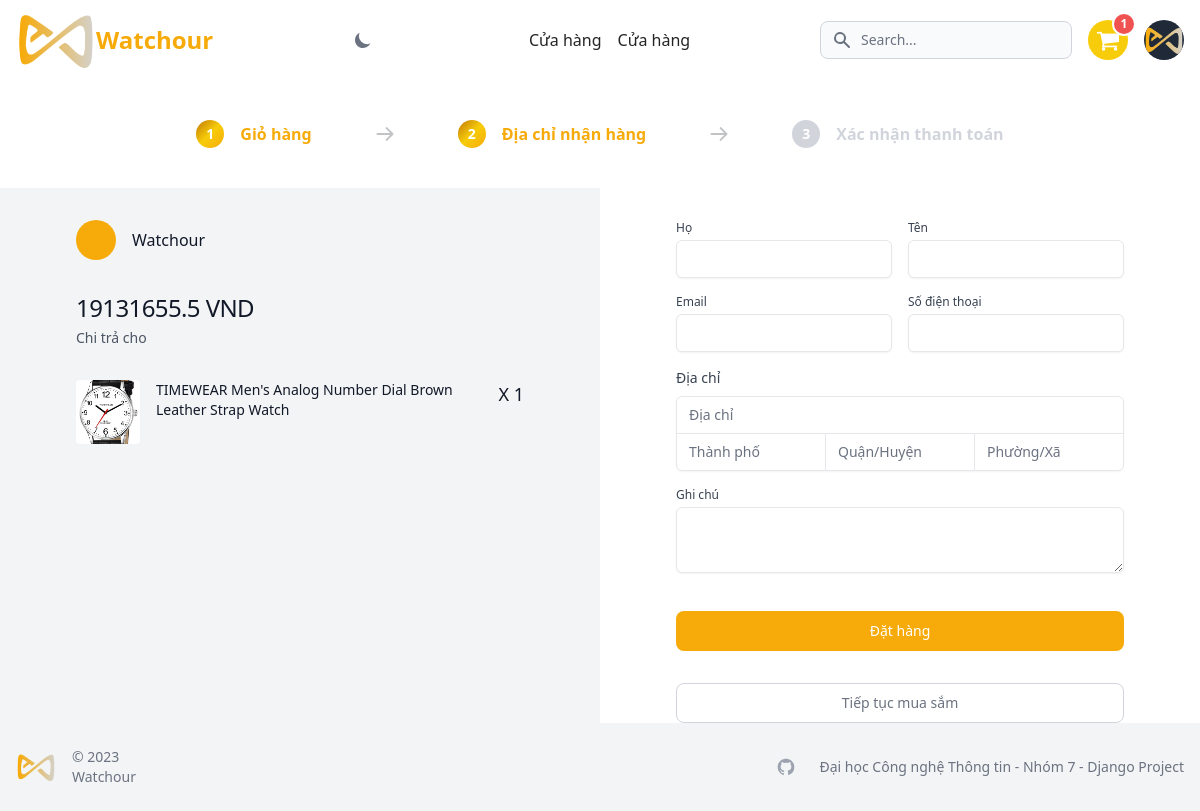
Screenshot of /carts/checkout/ (signed in) with the database file from the repository.
### carts/models.py (models this page shows, shortened)
class CartItem(models.Model):
    user = models.ForeignKey(Account, on_delete=models.CASCADE, null=True)
    product = models.ForeignKey(Product, on_delete=models.CASCADE)
    cart = models.ForeignKey(Cart, on_delete=models.CASCADE, null=True)
    quantity = models.IntegerField()
    is_active = models.BooleanField(default=True)

### store/models.py (models this page shows, shortened)
class Product(models.Model):
    product_name = models.CharField(max_length=200, unique=True)
    slug = models.SlugField(max_length=200, unique=True)
    description = models.TextField(max_length=500, blank=True)
    price = models.IntegerField()
    images = models.ImageField(upload_to='photos/products')
    stock = models.IntegerField()
    is_available = models.BooleanField(default=True)
    category = models.ForeignKey(Category, on_delete=models.CASCADE)    # Khi xóa category thì Product bị xóa
    created_date = models.DateTimeField(auto_now_add=True)
    modified_date = models.DateTimeField(auto_now=True)

### carts/views.py (the view)
# urls.py: path('checkout/', views.checkout, name='checkout')
@login_required(login_url='login')
def checkout(request, total=0, quantity=0, cart_items=None):
    try:
        cart_items = CartItem.objects.filter(user=request.user, is_active=True)
        for cart_item in cart_items:
            total += cart_item.product.price * cart_item.quantity
            quantity += cart_item.quantity
        tax = total * 2 / 100
        grand_total = total + tax
    except ObjectDoesNotExist:
        pass    # Chỉ bỏ qua
    context = {
        'total': total,
        'quantity': quantity,
        'cart_items': cart_items,
        'tax': tax if "tax" in locals() else "",
        'grand_total': grand_total,
    }
    return render(request, 'store/checkout.html', context=context)

### carts/context_processors.py (called while the page is built)
def counter(request):
    if 'admin' in request.path:
        return {}
    else:
        try:
            if request.user.is_authenticated:
                cart_items = CartItem.objects.filter(user=request.user)
            else:
                cart = Cart.objects.get(cart_id=_cart_id(request=request))
                cart_items = CartItem.objects.filter(cart=cart)
            cart_count = sum([cart_item.quantity for cart_item in cart_items])
        except Cart.DoesNotExist:
            cart_count = 0
    return dict(cart_count=cart_count)

### category/context_processors.py (called while the page is built)
def menu_links(request):
    links = Category.objects.all()
    return dict(links=links)

### templates/store/checkout.html (shortened to what this page needs)
{% extends 'base.html' %} {% load static %} {% block content %}
<section class="h-full">
  <section class="py-10">
    <div class="container px-4 mx-auto">
      <div class="md:flex-row flex flex-col flex-wrap items-center justify-center">
        <div class="flex items-center">
          <div class="w-7 h-7 bg-gradient-to-br from-yellow-500 via-primary-hover-color to-primary-color inline-flex items-center justify-center mr-4 text-sm font-bold text-white rounded-full">1</div>
          <a href="{% url 'cart' %}" class="text-primary-color font-bold">Giỏ hàng</a>
        </div>
        <span class="md:my-0 md:mx-8 lg:mx-16 md:rotate-0 my-4 rotate-90">
          <svg width="18" height="14" viewbox="0 0 18 14" fill="none" xmlns="http://www.w3.org/2000/svg">
            <path opacity="0.5" d="M10.6667 1.16669L16.5 7.00002M16.5 7.00002L10.6667 12.8334M16.5 7.00002L1.5 7.00002" stroke="#84878A" stroke-width="2" stroke-linecap="round" stroke-linejoin="round"></path>
          </svg>
        </span>
        <div class="flex items-center">
          <div class="w-7 h-7 bg-gradient-to-br from-yellow-500 via-primary-hover-color to-primary-color inline-flex items-center justify-center mr-4 text-sm font-bold text-white rounded-full">2</div>
          <a href="{% url 'checkout' %}" class="text-primary-color font-bold">Địa chỉ nhận hàng</a>
        </div>
        <span class="md:my-0 md:mx-8 lg:mx-16 md:rotate-0 my-4 rotate-90">
          <svg width="18" height="14" viewbox="0 0 18 14" fill="none" xmlns="http://www.w3.org/2000/svg">
            <path opacity="0.5" d="M10.6667 1.16669L16.5 7.00002M16.5 7.00002L10.6667 12.8334M16.5 7.00002L1.5 7.00002" stroke="#84878A" stroke-width="2" stroke-linecap="round" stroke-linejoin="round"></path>
          </svg>
        </span>
        <div class="flex items-center">
          <div class="w-7 h-7 inline-flex items-center justify-center mr-4 text-sm font-bold text-white bg-gray-300 rounded-full">3</div>
          <span class="hover:text-gray-hover-color font-bold text-gray-300">Xác nhận thanh toán</span>
        </div>
      </div>
    </div>
  </section>
  <div class="min-h-[calc(100vh-276px)] max-w-screen-2xl md:grid-cols-2 grid grid-cols-1 mx-auto">
    <div class="flex items-start justify-center h-full bg-gray-100">
      <div class="lg:px-8 max-w-lg px-4 mt-8 space-y-8">
        <div class="flex items-center gap-4">
          <span class="bg-primary-color w-10 h-10 rounded-full"></span>
          <h2 class="font-medium text-gray-900">Watchour</h2>
        </div>
        <div>
          <p class="text-2xl font-medium tracking-tight text-gray-900">{{ grand_total }} VND</p>
          <p class="mt-1 text-sm text-gray-600">Chi trả cho</p>
        </div>
        <div>
          <div class="flow-root">
            <ul class="-my-4 divide-y divide-gray-100">
              {% for cart_item in cart_items %}
              <li class="flex items-start gap-4 py-4">
                <img src="{{ cart_item.product.images.url }}" alt="" class="object-cover w-16 h-16 rounded" />
                <h3 class="flex-1 text-sm text-gray-900">{{ cart_item.product.product_name }}</h3>
                <span class="text-lg font-medium text-gray-900"> X {{ cart_item.quantity }}</span>
              </li>
              {% endfor %}
            </ul>
          </div>
        </div>
      </div>
    </div>
    <div class="flex items-start justify-center mt-8 bg-white">
      <div class="lg:px-8 max-w-lg px-4 mx-auto">
        <form action="{% url 'place_order' %}" method="POST" class="grid grid-cols-6 gap-4">
          <div class="col-span-3">
            <label for="FirstName" class="block text-xs font-medium text-gray-700"> Họ </label>
            <input type="text" id="FirstName" name="first_name" class="sm:text-sm w-full mt-1 border-gray-200 rounded-md shadow-sm" required />
          </div>
          <div class="col-span-3">
            <label for="LastName" class="block text-xs font-medium text-gray-700"> Tên </label>
            <input type="text" id="LastName" name="last_name" class="sm:text-sm w-full mt-1 border-gray-200 rounded-md shadow-sm" required />
          </div>
          <div class="col-span-3">
            <label for="email" class="block text-xs font-medium text-gray-700"> Email </label>
            <input type="email" id="email" name="email" class="sm:text-sm w-full mt-1 border-gray-200 rounded-md shadow-sm" required />
          </div>
          <div class="col-span-3">
            <label for="phone" class="block text-xs font-medium text-gray-700"> Số điện thoại </label>
            <input type="text" id="phone" name="phone" class="sm:text-sm w-full mt-1 border-gray-200 rounded-md shadow-sm" required />
          </div>
          <fieldset class="col-span-6">
            <legend class="block text-sm font-medium text-gray-700">Địa chỉ</legend>
            <div class="mt-1 -space-y-px bg-white rounded-md shadow-sm">
              <div>
                <input type="text" id="address_line_1" name="address_line_1" placeholder="Địa chỉ" class="rounded-t-md focus:z-10 sm:text-sm relative w-full mt-1 border-gray-200" required />
              </div>
              <div class="flex">
                <div class="flex-1">
                  <input type="text" id="province" name="province" placeholder="Thành phố" class="rounded-es-md focus:z-10 sm:text-sm relative w-full border-gray-200" required />
                </div>
                <div class="-ms-px flex-1">
                  <input type="text" id="district" name="district" placeholder="Quận/Huyện" class="focus:z-10 sm:text-sm relative w-full border-gray-200" required />
                </div>
                <div class="-ms-px flex-1">
                  <input type="text" id="ward" name="ward" placeholder="Phường/Xã" class="rounded-ee-md focus:z-10 sm:text-sm relative w-full border-gray-200" required />
                </div>
              </div>
            </div>
          </fieldset>
          <div class="col-span-6">
            <label for="order_note" class="block text-xs font-medium text-gray-700"> Ghi chú </label>
            <textarea name="order_note" id="order_note" rows="2" class="w-full mt-1 border-gray-200 rounded-md shadow-sm"></textarea>
          </div>
          <div class="col-span-6">
            <button type="submit" name="submit" class="block mt-4 w-full text-white bg-primary-color hover:bg-primary-hover-color focus:ring-4 focus:outline-none focus:ring-primary-color font-medium rounded-lg text-sm px-5 py-2.5 text-center dark:bg-primary-color dark:hover:bg-primary-color dark:focus:ring-primary-hover-color">Đặt hàng</button>
          </div>
          <div class="col-span-6">
            <a href="{% url 'store' %}" class="block w-full focus:ring-4 focus:outline-none focus:ring-primary-color font-medium rounded-lg text-sm px-5 py-2.5 text-center dark:focus:ring-primary-hover-color hover:bg-gray-100 hover:text-gray-700 dark:bg-gray-800 dark:border-gray-700 dark:text-gray-400 dark:hover:bg-gray-700 dark:hover:text-white leading-tight text-gray-500 bg-white border border-gray-300 mt-4">Tiếp tục mua sắm</a>
          </div>
        </form>
      </div>
    </div>
  </div>
</section>
{% endblock %}

### rows the page displays
CartItem: product.images (picture), product.product_name "TIMEWEAR Men's Analog Number Dial Brown Leather Strap Watch", quantity "1"

### other values shown
{{ cart_count }} "1"
{{ grand_total }} "19131655.5"
